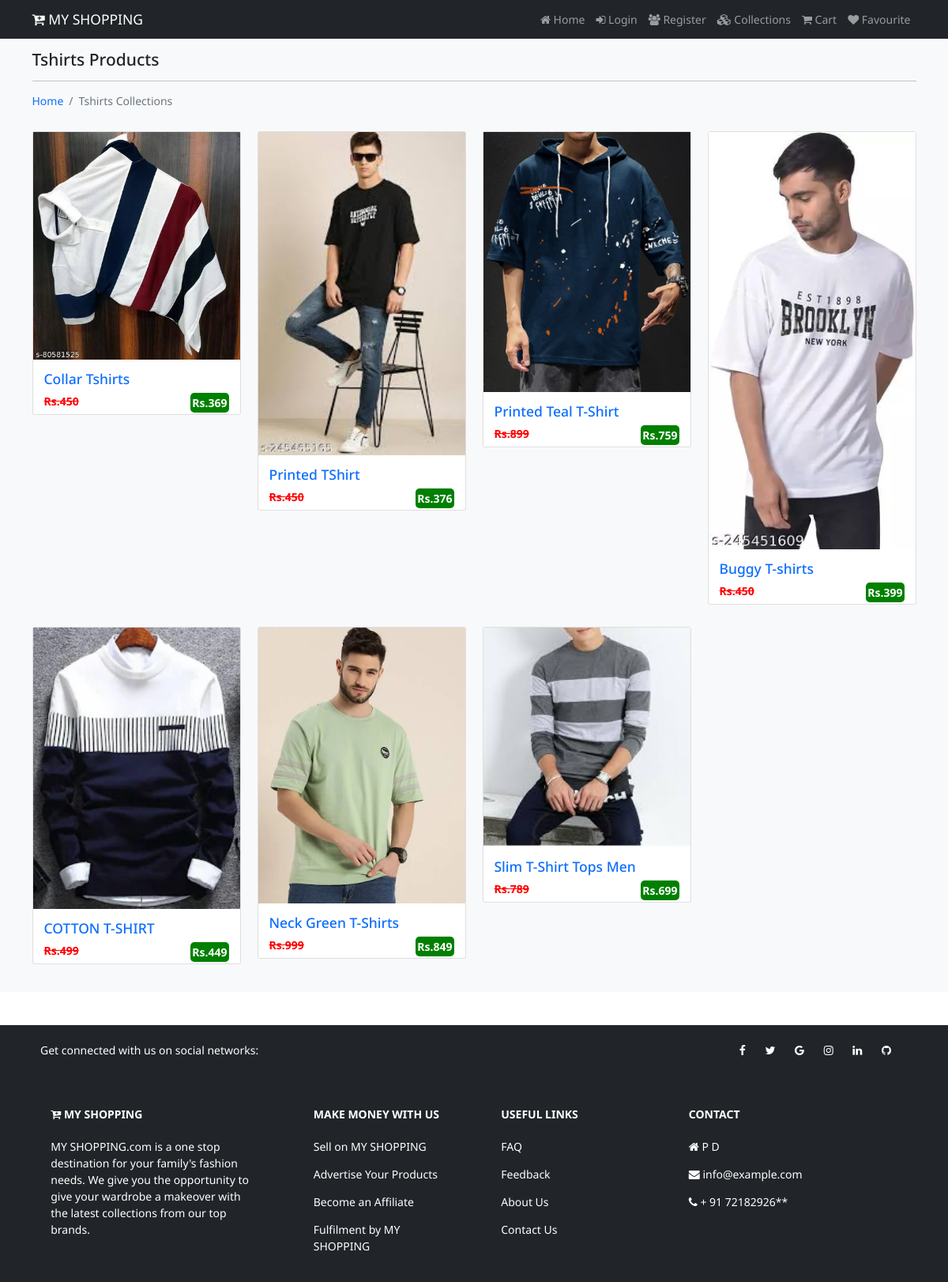
Screenshot of /collections/Tshirts with the database file from the repository.
### shop/models.py (models this page shows, shortened)
class Catagory(models.Model):
    name = models.CharField(max_length=150, null=False, blank=False)
    image = models.ImageField(upload_to=getFileName, null=True, blank=True)
    description = models.TextField(max_length=500, null=False, blank=False)
    status = models.BooleanField(default=False, help_text="0-show,1-Hidden")
    created_at = models.DateTimeField(auto_now_add=True)

class Product(models.Model):
    category = models.ForeignKey(Catagory, on_delete=models.CASCADE)
    name = models.CharField(max_length=150, null=False, blank=False)
    vendor = models.CharField(max_length=150, null=False, blank=False)
    product_image = models.ImageField(upload_to=getFileName, null=True, blank=True)
    quantity = models.IntegerField(null=False, blank=False)
    original_price = models.FloatField(null=False, blank=False)
    selling_price = models.FloatField(null=False, blank=False)
    description = models.TextField(max_length=500, null=False, blank=False)
    status = models.BooleanField(default=False, help_text="0-show,1-Hidden")
    trending = models.BooleanField(default=False, help_text="0-default,1-Trending")
    created_at = models.DateTimeField(auto_now_add=True)

### shop/views.py (the view)
# urls.py: path('collections/<str:name>', views.collectionsview, name="collections"),
def collectionsview(request, name):
    if (Catagory.objects.filter(name=name, status=0)):
        products = Product.objects.filter(category__name=name)
        return render(request, "shop/products/index.html", {"products": products, "category_name": name})
    else:
        messages.warning(request, "No Such Catagory Found")
        return redirect('collections')

### shop/templates/shop/products/index.html (shortened to what this page needs)
{% extends 'shop/layouts/main.html' %}
{% block content %}
<section class="bg-light py-4 my-5" style="min-height:600px;">
  <div class="container">
    <div class="row">
      <div class="col-12">
        <h4 class="mb-3">{{category_name}} Products</h4>
        <hr style="border-color:#b8bfc2;">
        <nav aria-label="breadcrumb">
          <ol class="breadcrumb">
            <li class="breadcrumb-item"><a href="{% url 'home' %}">Home</a></li>
            <li class="breadcrumb-item active">{{category_name}} Collections</li>
          </ol>
        </nav>
      </div>
      {% for item in products %}
      <div class="col-md-4 col-lg-3">
        <div class="card my-3">
          <img src="{{item.product_image.url}}"  class="card-image-top" alt="Categories">
          <a href="{% url 'product_details' category_name item.name %}">
          <div class="card-body">
            <h5 class="card-title text-primary">{{ item.name }}</h5>
            <p class="card-text">
              <span class="float-start old_price"><s>Rs.{{ item.original_price | stringformat:'d'}}</s></span>
              <span class="float-end new_price">Rs.{{ item.selling_price | stringformat:'d' }}</span>
            </p>
          </div>
        </a>
        </div>
      </div>
      {% endfor %}
    </div>
  </div>
</section>
{% endblock content %}

### static/css/style.css (style rules this page uses)
html { font-size: 14px; }
body { font-family: 'Noto Sans', sans-serif; }
a { text-decoration: none; }
.old_price { font-weight: bold; color: red; }
.new_price { font-weight: bold; background-color: green; color: white; padding: 2px; border-radius: 5px; margin-bottom: 2px; }

### rows the page displays
Catagory: name "Tshirts"
Product: product_image (picture), name "Collar Tshirts", original_price "450", selling_price "369"
Product: product_image (picture), name "Printed TShirt", original_price "450", selling_price "376"
Product: product_image (picture), name "Printed Teal T-Shirt", original_price "899", selling_price "759"
Product: product_image (picture), name "Buggy T-shirts", original_price "450", selling_price "399"
Product: product_image (picture), name "COTTON T-SHIRT", original_price "499", selling_price "449"
Product: product_image (picture), name "Neck Green T-Shirts", original_price "999", selling_price "849"
Product: product_image (picture), name "Slim T-Shirt Tops Men", original_price "789", selling_price "699"
